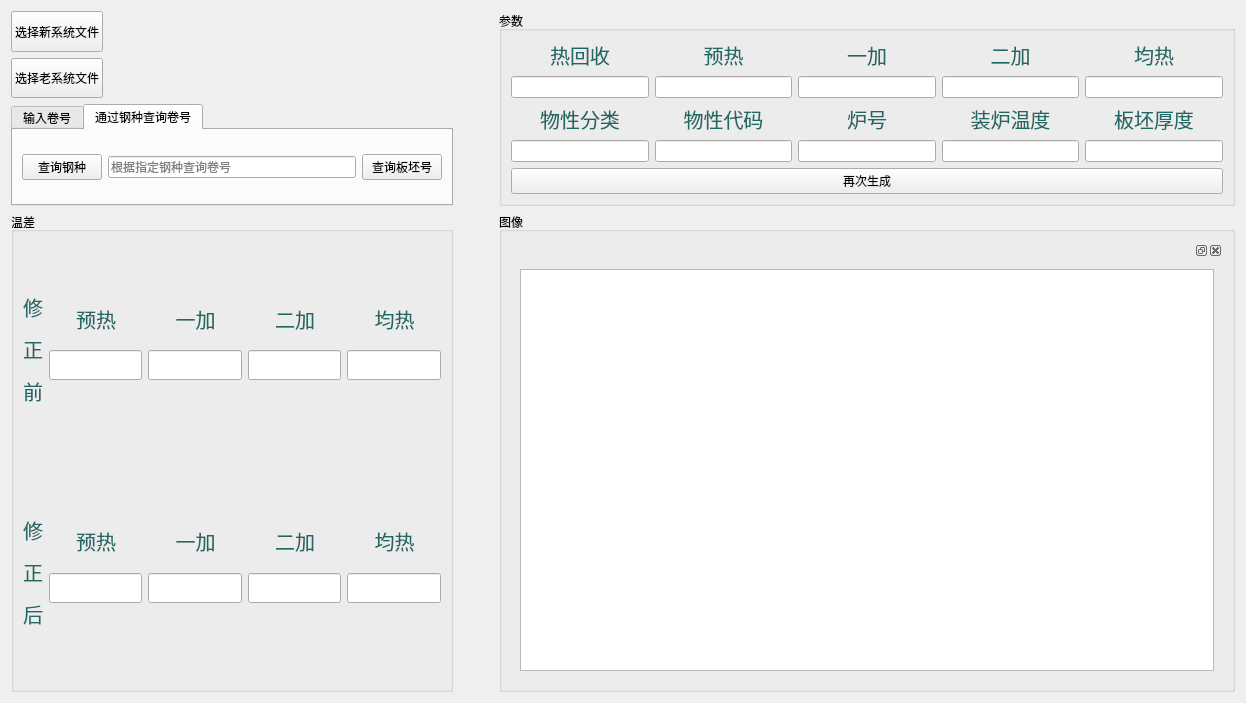
<?xml version="1.0" encoding="UTF-8"?>
<ui version="4.0">
 <class>SlabTempComaredRender</class>
 <widget class="QWidget" name="SlabTempComaredRender">
  <property name="geometry">
   <rect>
    <x>0</x>
    <y>0</y>
    <width>1246</width>
    <height>703</height>
   </rect>
  </property>
  <property name="windowTitle">
   <string>板坯温度对比程序</string>
  </property>
  <property name="styleSheet">
   <string notr="true">QLabel
{
	color: #206864;
	text-align: center; 
font-size: 20px

   
}</string>
  </property>
  <layout class="QVBoxLayout" name="verticalLayout_7" stretch="2,7">
   <item>
    <layout class="QHBoxLayout" name="horizontalLayout_4" stretch="3,0,5">
     <item>
      <layout class="QVBoxLayout" name="verticalLayout_2">
       <item>
        <layout class="QVBoxLayout" name="verticalLayout_9">
         <item>
          <layout class="QHBoxLayout" name="horizontalLayout" stretch="1,9">
           <item>
            <widget class="QPushButton" name="sel_new_file_btn">
             <property name="sizePolicy">
              <sizepolicy hsizetype="Minimum" vsizetype="MinimumExpanding">
               <horstretch>0</horstretch>
               <verstretch>0</verstretch>
              </sizepolicy>
             </property>
             <property name="maximumSize">
              <size>
               <width>16777215</width>
               <height>52</height>
              </size>
             </property>
             <property name="text">
              <string>选择新系统文件</string>
             </property>
            </widget>
           </item>
           <item>
            <widget class="QLabel" name="new_path">
             <property name="styleSheet">
              <string notr="true">
font: 10pt &quot;MS Shell Dlg 2&quot;;</string>
             </property>
             <property name="text">
              <string/>
             </property>
            </widget>
           </item>
          </layout>
         </item>
         <item>
          <layout class="QHBoxLayout" name="horizontalLayout_12" stretch="1,9">
           <item>
            <widget class="QPushButton" name="sel_old_file_btn">
             <property name="sizePolicy">
              <sizepolicy hsizetype="Minimum" vsizetype="MinimumExpanding">
               <horstretch>0</horstretch>
               <verstretch>0</verstretch>
              </sizepolicy>
             </property>
             <property name="maximumSize">
              <size>
               <width>16777215</width>
               <height>52</height>
              </size>
             </property>
             <property name="text">
              <string>选择老系统文件</string>
             </property>
            </widget>
           </item>
           <item>
            <widget class="QLabel" name="old_path">
             <property name="styleSheet">
              <string notr="true">
font: 10pt &quot;MS Shell Dlg 2&quot;;</string>
             </property>
             <property name="text">
              <string/>
             </property>
            </widget>
           </item>
          </layout>
         </item>
        </layout>
       </item>
       <item>
        <widget class="QTabWidget" name="tabWidget">
         <property name="currentIndex">
          <number>1</number>
         </property>
         <widget class="QWidget" name="tab">
          <attribute name="title">
           <string>输入卷号</string>
          </attribute>
          <layout class="QVBoxLayout" name="verticalLayout_10" stretch="4,4">
           <item>
            <widget class="QLineEdit" name="coil_id_txt">
             <property name="sizePolicy">
              <sizepolicy hsizetype="Expanding" vsizetype="MinimumExpanding">
               <horstretch>0</horstretch>
               <verstretch>0</verstretch>
              </sizepolicy>
             </property>
             <property name="maximumSize">
              <size>
               <width>16777215</width>
               <height>30</height>
              </size>
             </property>
             <property name="placeholderText">
              <string>请输入板坯号</string>
             </property>
            </widget>
           </item>
           <item>
            <widget class="QPushButton" name="gen_curve_btn">
             <property name="sizePolicy">
              <sizepolicy hsizetype="MinimumExpanding" vsizetype="Preferred">
               <horstretch>0</horstretch>
               <verstretch>0</verstretch>
              </sizepolicy>
             </property>
             <property name="maximumSize">
              <size>
               <width>16777215</width>
               <height>50</height>
              </size>
             </property>
             <property name="text">
              <string>生成曲线</string>
             </property>
            </widget>
           </item>
          </layout>
         </widget>
         <widget class="QWidget" name="tab_2">
          <attribute name="title">
           <string>通过钢种查询卷号</string>
          </attribute>
          <layout class="QVBoxLayout" name="verticalLayout">
           <item>
            <layout class="QHBoxLayout" name="horizontalLayout_2" stretch="1,5,1">
             <item>
              <widget class="QPushButton" name="search_steel_btn">
               <property name="text">
                <string>查询钢种</string>
               </property>
              </widget>
             </item>
             <item>
              <widget class="QLineEdit" name="grade_txt">
               <property name="placeholderText">
                <string>根据指定钢种查询卷号</string>
               </property>
              </widget>
             </item>
             <item>
              <widget class="QPushButton" name="search_slab_btn">
               <property name="text">
                <string>查询板坯号</string>
               </property>
              </widget>
             </item>
            </layout>
           </item>
          </layout>
         </widget>
        </widget>
       </item>
      </layout>
     </item>
     <item>
      <spacer name="horizontalSpacer">
       <property name="orientation">
        <enum>Qt::Horizontal</enum>
       </property>
       <property name="sizeHint" stdset="0">
        <size>
         <width>40</width>
         <height>20</height>
        </size>
       </property>
      </spacer>
     </item>
     <item>
      <widget class="QGroupBox" name="groupBox_2">
       <property name="title">
        <string>参数</string>
       </property>
       <layout class="QVBoxLayout" name="verticalLayout_13" stretch="2,2,1,6">
        <item>
         <layout class="QHBoxLayout" name="horizontalLayout_6">
          <item>
           <layout class="QVBoxLayout" name="verticalLayout_4">
            <item>
             <widget class="QLabel" name="label_2">
              <property name="text">
               <string>热回收</string>
              </property>
              <property name="alignment">
               <set>Qt::AlignCenter</set>
              </property>
             </widget>
            </item>
            <item>
             <widget class="QLineEdit" name="rh_txt">
              <property name="sizePolicy">
               <sizepolicy hsizetype="Expanding" vsizetype="MinimumExpanding">
                <horstretch>0</horstretch>
                <verstretch>0</verstretch>
               </sizepolicy>
              </property>
              <property name="maximumSize">
               <size>
                <width>16777215</width>
                <height>30</height>
               </size>
              </property>
              <property name="alignment">
               <set>Qt::AlignCenter</set>
              </property>
             </widget>
            </item>
           </layout>
          </item>
          <item>
           <layout class="QVBoxLayout" name="verticalLayout_17">
            <item>
             <widget class="QLabel" name="label_3">
              <property name="text">
               <string>预热</string>
              </property>
              <property name="alignment">
               <set>Qt::AlignCenter</set>
              </property>
             </widget>
            </item>
            <item>
             <widget class="QLineEdit" name="yr_txt">
              <property name="sizePolicy">
               <sizepolicy hsizetype="Expanding" vsizetype="MinimumExpanding">
                <horstretch>0</horstretch>
                <verstretch>0</verstretch>
               </sizepolicy>
              </property>
              <property name="maximumSize">
               <size>
                <width>16777215</width>
                <height>30</height>
               </size>
              </property>
              <property name="alignment">
               <set>Qt::AlignCenter</set>
              </property>
             </widget>
            </item>
           </layout>
          </item>
          <item>
           <layout class="QVBoxLayout" name="verticalLayout_18">
            <item>
             <widget class="QLabel" name="label_4">
              <property name="text">
               <string>一加</string>
              </property>
              <property name="alignment">
               <set>Qt::AlignCenter</set>
              </property>
             </widget>
            </item>
            <item>
             <widget class="QLineEdit" name="yj_txt">
              <property name="sizePolicy">
               <sizepolicy hsizetype="Expanding" vsizetype="MinimumExpanding">
                <horstretch>0</horstretch>
                <verstretch>0</verstretch>
               </sizepolicy>
              </property>
              <property name="maximumSize">
               <size>
                <width>16777215</width>
                <height>30</height>
               </size>
              </property>
              <property name="alignment">
               <set>Qt::AlignCenter</set>
              </property>
             </widget>
            </item>
           </layout>
          </item>
          <item>
           <layout class="QVBoxLayout" name="verticalLayout_19">
            <item>
             <widget class="QLabel" name="label_5">
              <property name="text">
               <string>二加</string>
              </property>
              <property name="alignment">
               <set>Qt::AlignCenter</set>
              </property>
             </widget>
            </item>
            <item>
             <widget class="QLineEdit" name="ej_txt">
              <property name="sizePolicy">
               <sizepolicy hsizetype="Expanding" vsizetype="MinimumExpanding">
                <horstretch>0</horstretch>
                <verstretch>0</verstretch>
               </sizepolicy>
              </property>
              <property name="maximumSize">
               <size>
                <width>16777215</width>
                <height>30</height>
               </size>
              </property>
              <property name="alignment">
               <set>Qt::AlignCenter</set>
              </property>
             </widget>
            </item>
           </layout>
          </item>
          <item>
           <layout class="QVBoxLayout" name="verticalLayout_20">
            <item>
             <widget class="QLabel" name="label_9">
              <property name="text">
               <string>均热</string>
              </property>
              <property name="alignment">
               <set>Qt::AlignCenter</set>
              </property>
             </widget>
            </item>
            <item>
             <widget class="QLineEdit" name="jr_txt">
              <property name="sizePolicy">
               <sizepolicy hsizetype="Expanding" vsizetype="MinimumExpanding">
                <horstretch>0</horstretch>
                <verstretch>0</verstretch>
               </sizepolicy>
              </property>
              <property name="maximumSize">
               <size>
                <width>16777215</width>
                <height>30</height>
               </size>
              </property>
              <property name="alignment">
               <set>Qt::AlignCenter</set>
              </property>
             </widget>
            </item>
           </layout>
          </item>
         </layout>
        </item>
        <item>
         <layout class="QHBoxLayout" name="horizontalLayout_7">
          <item>
           <layout class="QVBoxLayout" name="verticalLayout_21">
            <item>
             <widget class="QLabel" name="label_23">
              <property name="text">
               <string>物性分类</string>
              </property>
              <property name="alignment">
               <set>Qt::AlignCenter</set>
              </property>
             </widget>
            </item>
            <item>
             <widget class="QLineEdit" name="wxfl_txt">
              <property name="sizePolicy">
               <sizepolicy hsizetype="Expanding" vsizetype="MinimumExpanding">
                <horstretch>0</horstretch>
                <verstretch>0</verstretch>
               </sizepolicy>
              </property>
              <property name="maximumSize">
               <size>
                <width>16777215</width>
                <height>30</height>
               </size>
              </property>
              <property name="alignment">
               <set>Qt::AlignCenter</set>
              </property>
             </widget>
            </item>
           </layout>
          </item>
          <item>
           <layout class="QVBoxLayout" name="verticalLayout_22">
            <item>
             <widget class="QLabel" name="label_24">
              <property name="text">
               <string>物性代码</string>
              </property>
              <property name="alignment">
               <set>Qt::AlignCenter</set>
              </property>
             </widget>
            </item>
            <item>
             <widget class="QLineEdit" name="wxdm_txt">
              <property name="sizePolicy">
               <sizepolicy hsizetype="Expanding" vsizetype="MinimumExpanding">
                <horstretch>0</horstretch>
                <verstretch>0</verstretch>
               </sizepolicy>
              </property>
              <property name="maximumSize">
               <size>
                <width>16777215</width>
                <height>30</height>
               </size>
              </property>
              <property name="alignment">
               <set>Qt::AlignCenter</set>
              </property>
             </widget>
            </item>
           </layout>
          </item>
          <item>
           <layout class="QVBoxLayout" name="verticalLayout_23">
            <item>
             <widget class="QLabel" name="label_25">
              <property name="text">
               <string>炉号</string>
              </property>
              <property name="alignment">
               <set>Qt::AlignCenter</set>
              </property>
             </widget>
            </item>
            <item>
             <widget class="QLineEdit" name="lh_txt">
              <property name="sizePolicy">
               <sizepolicy hsizetype="Expanding" vsizetype="MinimumExpanding">
                <horstretch>0</horstretch>
                <verstretch>0</verstretch>
               </sizepolicy>
              </property>
              <property name="maximumSize">
               <size>
                <width>16777215</width>
                <height>30</height>
               </size>
              </property>
              <property name="alignment">
               <set>Qt::AlignCenter</set>
              </property>
             </widget>
            </item>
           </layout>
          </item>
          <item>
           <layout class="QVBoxLayout" name="verticalLayout_24">
            <item>
             <widget class="QLabel" name="label_26">
              <property name="text">
               <string>装炉温度</string>
              </property>
              <property name="alignment">
               <set>Qt::AlignCenter</set>
              </property>
             </widget>
            </item>
            <item>
             <widget class="QLineEdit" name="zlwd_txt">
              <property name="sizePolicy">
               <sizepolicy hsizetype="Expanding" vsizetype="MinimumExpanding">
                <horstretch>0</horstretch>
                <verstretch>0</verstretch>
               </sizepolicy>
              </property>
              <property name="maximumSize">
               <size>
                <width>16777215</width>
                <height>30</height>
               </size>
              </property>
              <property name="alignment">
               <set>Qt::AlignCenter</set>
              </property>
             </widget>
            </item>
           </layout>
          </item>
          <item>
           <layout class="QVBoxLayout" name="verticalLayout_25">
            <item>
             <widget class="QLabel" name="label_27">
              <property name="text">
               <string>板坯厚度</string>
              </property>
              <property name="alignment">
               <set>Qt::AlignCenter</set>
              </property>
             </widget>
            </item>
            <item>
             <widget class="QLineEdit" name="bphd_txt">
              <property name="sizePolicy">
               <sizepolicy hsizetype="Expanding" vsizetype="MinimumExpanding">
                <horstretch>0</horstretch>
                <verstretch>0</verstretch>
               </sizepolicy>
              </property>
              <property name="maximumSize">
               <size>
                <width>16777215</width>
                <height>30</height>
               </size>
              </property>
              <property name="alignment">
               <set>Qt::AlignCenter</set>
              </property>
             </widget>
            </item>
           </layout>
          </item>
         </layout>
        </item>
        <item>
         <spacer name="verticalSpacer_5">
          <property name="orientation">
           <enum>Qt::Vertical</enum>
          </property>
          <property name="sizeHint" stdset="0">
           <size>
            <width>20</width>
            <height>40</height>
           </size>
          </property>
         </spacer>
        </item>
        <item>
         <widget class="QPushButton" name="second_gen_btn">
          <property name="sizePolicy">
           <sizepolicy hsizetype="Minimum" vsizetype="MinimumExpanding">
            <horstretch>0</horstretch>
            <verstretch>0</verstretch>
           </sizepolicy>
          </property>
          <property name="maximumSize">
           <size>
            <width>16777215</width>
            <height>50</height>
           </size>
          </property>
          <property name="text">
           <string>再次生成</string>
          </property>
         </widget>
        </item>
       </layout>
      </widget>
     </item>
    </layout>
   </item>
   <item>
    <layout class="QHBoxLayout" name="horizontalLayout_9" stretch="3,0,5">
     <item>
      <widget class="QGroupBox" name="groupBox_3">
       <property name="title">
        <string>温差</string>
       </property>
       <layout class="QVBoxLayout" name="verticalLayout_6" stretch="1,1">
        <item>
         <layout class="QHBoxLayout" name="horizontalLayout_11">
          <item>
           <widget class="QLabel" name="label_6">
            <property name="text">
             <string>&lt;html&gt;&lt;head/&gt;&lt;body&gt;&lt;p&gt;修&lt;/p&gt;&lt;p&gt;正&lt;/p&gt;&lt;p&gt;前&lt;/p&gt;&lt;/body&gt;&lt;/html&gt;</string>
            </property>
            <property name="alignment">
             <set>Qt::AlignLeading|Qt::AlignLeft|Qt::AlignVCenter</set>
            </property>
           </widget>
          </item>
          <item>
           <layout class="QVBoxLayout" name="verticalLayout_5" stretch="2,2,3,3">
            <item>
             <spacer name="verticalSpacer_2">
              <property name="orientation">
               <enum>Qt::Vertical</enum>
              </property>
              <property name="sizeHint" stdset="0">
               <size>
                <width>20</width>
                <height>40</height>
               </size>
              </property>
             </spacer>
            </item>
            <item>
             <layout class="QHBoxLayout" name="horizontalLayout_3">
              <item>
               <widget class="QLabel" name="label_11">
                <property name="text">
                 <string>预热</string>
                </property>
                <property name="alignment">
                 <set>Qt::AlignCenter</set>
                </property>
               </widget>
              </item>
              <item>
               <widget class="QLabel" name="label_12">
                <property name="text">
                 <string>一加</string>
                </property>
                <property name="alignment">
                 <set>Qt::AlignCenter</set>
                </property>
               </widget>
              </item>
              <item>
               <widget class="QLabel" name="label_13">
                <property name="text">
                 <string>二加</string>
                </property>
                <property name="alignment">
                 <set>Qt::AlignCenter</set>
                </property>
               </widget>
              </item>
              <item>
               <widget class="QLabel" name="label_14">
                <property name="text">
                 <string>均热</string>
                </property>
                <property name="alignment">
                 <set>Qt::AlignCenter</set>
                </property>
               </widget>
              </item>
             </layout>
            </item>
            <item>
             <layout class="QHBoxLayout" name="horizontalLayout_10">
              <item>
               <widget class="QLineEdit" name="yu_bf_txt">
                <property name="sizePolicy">
                 <sizepolicy hsizetype="Expanding" vsizetype="MinimumExpanding">
                  <horstretch>0</horstretch>
                  <verstretch>0</verstretch>
                 </sizepolicy>
                </property>
                <property name="maximumSize">
                 <size>
                  <width>16777215</width>
                  <height>30</height>
                 </size>
                </property>
               </widget>
              </item>
              <item>
               <widget class="QLineEdit" name="yj_bf_txt">
                <property name="sizePolicy">
                 <sizepolicy hsizetype="Expanding" vsizetype="MinimumExpanding">
                  <horstretch>0</horstretch>
                  <verstretch>0</verstretch>
                 </sizepolicy>
                </property>
                <property name="maximumSize">
                 <size>
                  <width>16777215</width>
                  <height>30</height>
                 </size>
                </property>
               </widget>
              </item>
              <item>
               <widget class="QLineEdit" name="ej_bf_txt">
                <property name="sizePolicy">
                 <sizepolicy hsizetype="Expanding" vsizetype="MinimumExpanding">
                  <horstretch>0</horstretch>
                  <verstretch>0</verstretch>
                 </sizepolicy>
                </property>
                <property name="maximumSize">
                 <size>
                  <width>16777215</width>
                  <height>30</height>
                 </size>
                </property>
               </widget>
              </item>
              <item>
               <widget class="QLineEdit" name="jr_bf_txt">
                <property name="sizePolicy">
                 <sizepolicy hsizetype="Expanding" vsizetype="MinimumExpanding">
                  <horstretch>0</horstretch>
                  <verstretch>0</verstretch>
                 </sizepolicy>
                </property>
                <property name="maximumSize">
                 <size>
                  <width>16777215</width>
                  <height>30</height>
                 </size>
                </property>
               </widget>
              </item>
             </layout>
            </item>
            <item>
             <spacer name="verticalSpacer">
              <property name="orientation">
               <enum>Qt::Vertical</enum>
              </property>
              <property name="sizeHint" stdset="0">
               <size>
                <width>20</width>
                <height>40</height>
               </size>
              </property>
             </spacer>
            </item>
           </layout>
          </item>
         </layout>
        </item>
        <item>
         <layout class="QHBoxLayout" name="horizontalLayout_14">
          <item>
           <widget class="QLabel" name="label_8">
            <property name="text">
             <string>&lt;html&gt;&lt;head/&gt;&lt;body&gt;&lt;p&gt;修&lt;/p&gt;&lt;p&gt;正&lt;/p&gt;&lt;p&gt;后&lt;/p&gt;&lt;/body&gt;&lt;/html&gt;</string>
            </property>
            <property name="alignment">
             <set>Qt::AlignLeading|Qt::AlignLeft|Qt::AlignVCenter</set>
            </property>
           </widget>
          </item>
          <item>
           <layout class="QVBoxLayout" name="verticalLayout_8" stretch="2,2,3,3">
            <item>
             <spacer name="verticalSpacer_3">
              <property name="orientation">
               <enum>Qt::Vertical</enum>
              </property>
              <property name="sizeHint" stdset="0">
               <size>
                <width>20</width>
                <height>40</height>
               </size>
              </property>
             </spacer>
            </item>
            <item>
             <layout class="QHBoxLayout" name="horizontalLayout_5">
              <item>
               <widget class="QLabel" name="label_19">
                <property name="text">
                 <string>预热</string>
                </property>
                <property name="alignment">
                 <set>Qt::AlignCenter</set>
                </property>
               </widget>
              </item>
              <item>
               <widget class="QLabel" name="label_20">
                <property name="text">
                 <string>一加</string>
                </property>
                <property name="alignment">
                 <set>Qt::AlignCenter</set>
                </property>
               </widget>
              </item>
              <item>
               <widget class="QLabel" name="label_21">
                <property name="text">
                 <string>二加</string>
                </property>
                <property name="alignment">
                 <set>Qt::AlignCenter</set>
                </property>
               </widget>
              </item>
              <item>
               <widget class="QLabel" name="label_22">
                <property name="text">
                 <string>均热</string>
                </property>
                <property name="alignment">
                 <set>Qt::AlignCenter</set>
                </property>
               </widget>
              </item>
             </layout>
            </item>
            <item>
             <layout class="QHBoxLayout" name="horizontalLayout_15">
              <item>
               <widget class="QLineEdit" name="yr_af_txt">
                <property name="sizePolicy">
                 <sizepolicy hsizetype="Expanding" vsizetype="MinimumExpanding">
                  <horstretch>0</horstretch>
                  <verstretch>0</verstretch>
                 </sizepolicy>
                </property>
                <property name="maximumSize">
                 <size>
                  <width>16777215</width>
                  <height>30</height>
                 </size>
                </property>
               </widget>
              </item>
              <item>
               <widget class="QLineEdit" name="yj_af_txt">
                <property name="sizePolicy">
                 <sizepolicy hsizetype="Expanding" vsizetype="MinimumExpanding">
                  <horstretch>0</horstretch>
                  <verstretch>0</verstretch>
                 </sizepolicy>
                </property>
                <property name="maximumSize">
                 <size>
                  <width>16777215</width>
                  <height>30</height>
                 </size>
                </property>
               </widget>
              </item>
              <item>
               <widget class="QLineEdit" name="ej_af_txt">
                <property name="sizePolicy">
                 <sizepolicy hsizetype="Expanding" vsizetype="MinimumExpanding">
                  <horstretch>0</horstretch>
                  <verstretch>0</verstretch>
                 </sizepolicy>
                </property>
                <property name="maximumSize">
                 <size>
                  <width>16777215</width>
                  <height>30</height>
                 </size>
                </property>
               </widget>
              </item>
              <item>
               <widget class="QLineEdit" name="jr_af_txt">
                <property name="sizePolicy">
                 <sizepolicy hsizetype="Expanding" vsizetype="MinimumExpanding">
                  <horstretch>0</horstretch>
                  <verstretch>0</verstretch>
                 </sizepolicy>
                </property>
                <property name="maximumSize">
                 <size>
                  <width>16777215</width>
                  <height>30</height>
                 </size>
                </property>
               </widget>
              </item>
             </layout>
            </item>
            <item>
             <spacer name="verticalSpacer_4">
              <property name="orientation">
               <enum>Qt::Vertical</enum>
              </property>
              <property name="sizeHint" stdset="0">
               <size>
                <width>20</width>
                <height>40</height>
               </size>
              </property>
             </spacer>
            </item>
           </layout>
          </item>
         </layout>
        </item>
       </layout>
      </widget>
     </item>
     <item>
      <spacer name="horizontalSpacer_4">
       <property name="orientation">
        <enum>Qt::Horizontal</enum>
       </property>
       <property name="sizeHint" stdset="0">
        <size>
         <width>40</width>
         <height>20</height>
        </size>
       </property>
      </spacer>
     </item>
     <item>
      <widget class="QGroupBox" name="image_box">
       <property name="title">
        <string>图像</string>
       </property>
       <layout class="QVBoxLayout" name="verticalLayout_3" stretch="0">
        <item>
         <widget class="QDockWidget" name="image_dock">
          <property name="floating">
           <bool>false</bool>
          </property>
          <widget class="QWidget" name="dockWidgetContents">
           <property name="sizePolicy">
            <sizepolicy hsizetype="Expanding" vsizetype="Preferred">
             <horstretch>0</horstretch>
             <verstretch>0</verstretch>
            </sizepolicy>
           </property>
           <layout class="QGridLayout" name="gridLayout">
            <item row="0" column="0">
             <widget class="QtCharts::QChartView" name="graphicsView"/>
            </item>
           </layout>
          </widget>
         </widget>
        </item>
       </layout>
      </widget>
     </item>
    </layout>
   </item>
  </layout>
 </widget>
 <customwidgets>
  <customwidget>
   <class>QtCharts::QChartView</class>
   <extends>QGraphicsView</extends>
   <header location="global">qchartview.h</header>
  </customwidget>
 </customwidgets>
 <resources/>
 <connections/>
</ui>
